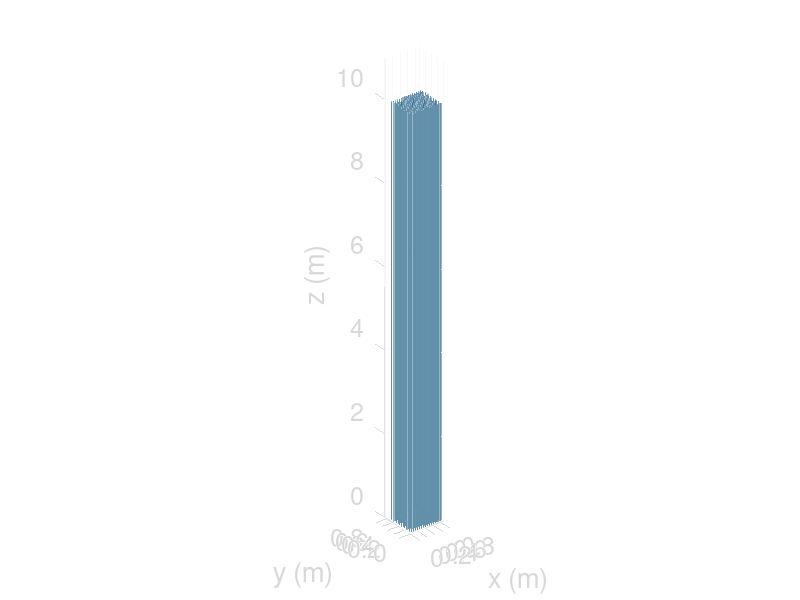

MATLAB code to generate this figure:
% hex -- base script for hex grid
% ~ Mark J. Duvall ~ mjduvall@hawaii.edu ~ 05/2022 ~ %

%Copyright (C) 2022 Mark J. Duvall / T. Rocks Science
%
%    This program is free software: you can redistribute it and/or modify
%    it under the terms of the GNU General Public License as published by
%    the Free Software Foundation, either version 3 of the License, or
%    (at your option) any later version.
%
%    This program is distributed in the hope that it will be useful,
%    but WITHOUT ANY WARRANTY; without even the implied warranty of
%    MERCHANTABILITY or FITNESS FOR A PARTICULAR PURPOSE.  See the
%    GNU General Public License for more details.
%
%    You should have received a copy of the GNU General Public License
%    along with this program.  If not, see <http://www.gnu.org/licenses/>.

% general init
f = figure;
ax = axes;
% D = 25.4; %% SET SCALE: diameter in mm (for RAT-PAC compatibility)
D = .0254; %% SET SCALE: diameter in m
S = 2 * D; % spacing
r = [1 1] * 0.5 * D; % tube radius
X = zeros(1,6);
Y = X;
L = 1000/2.54 * D; % tube height / tube diameter
% L = 10; % for development

% array size
maxrc_default = 16;
b_maxrc = exist('maxrc');
if b_maxrc ~= 0
  maxrows = maxrc;
  maxcols = maxrc;
else
  maxrows = maxrc_default;
  maxcols = maxrc_default;
endif


% dummy column
[x y z] = cylinder(r);
z = L * z;
% s0 = surfl(x,y,z);
hold on

% MAIN
for row = [1:maxrows]
  for col = [1:maxcols]
    if ( mod(row,2) == 0 )
      X(col) = S * col;
    else
      X(col) = S * col + S/2;
    endif
    Y(row) = S * row * sqrt(3)/2;
    s(row,col) = surfl( x + X(col), y + Y(row), z);
  end
end

% adjust plot
view(3)
grid on
% xlim([-1 1.5*row*S])
% ylim([-1 1.1*col*S])
xlim([0 (row+1)*S])
ylim([0 (col+1)*S])
zlim([0 L+1])
set(ax, 'dataaspectratio', [1 1 1])
% set(s, 'facecolor', 'magenta')
set(s, 'facealpha', 0.5)
set(s, 'linestyle', 'none')
whitebg;

% annotations
set(gca, 'fontsize', 18)
titstr = sprintf("FOREST Array (%dx%d)", maxrows, maxcols);
T = title(titstr);
set(T, 'color', 'w')
xlabel 'x (m)'
ylabel 'y (m)'
zlabel 'z (m)'

% enable camera rotation for mouse
rotate3d on

% all pau!   )
